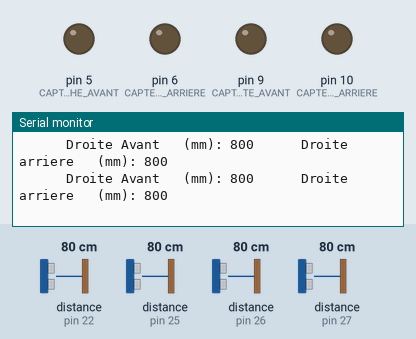
Recording of a sketch running on a simulated Arduino Uno, built with avr-gcc and run on an emulated ATmega328P. Shown: output pins drawn as LEDs (lit = HIGH), the last lines printed to the serial monitor. The inputs (shaded band) are chosen by the test bench; at power-on: distance to the obstacle (sensors on pin 26, pin 27, pin 22, pin 25) 80 cm.

Above: at 2.2 s.
2.3 s: distance to the obstacle (sensor on pin 26) set to 120 cm
At 2.4 s:
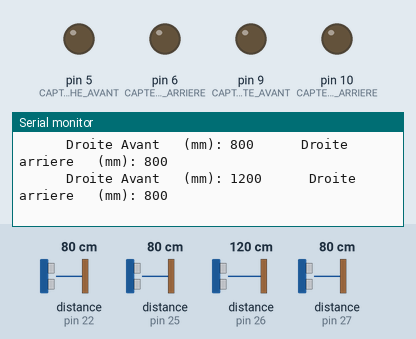
5.3 s: distance to the obstacle (sensor on pin 27) set to 2 cm
At 5.36 s:
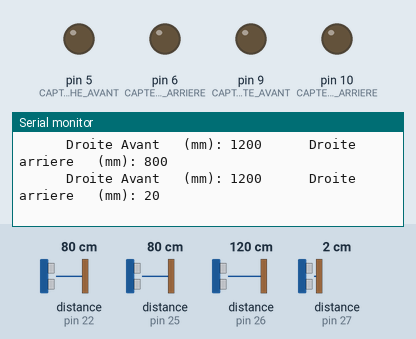
6.8 s: distance to the obstacle (sensor on pin 26) set to 2 cm
At 6.84 s:
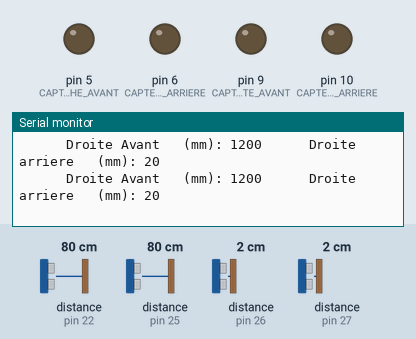
8.3 s: distance to the obstacle (sensor on pin 27) set to 18 cm
At 8.31 s:
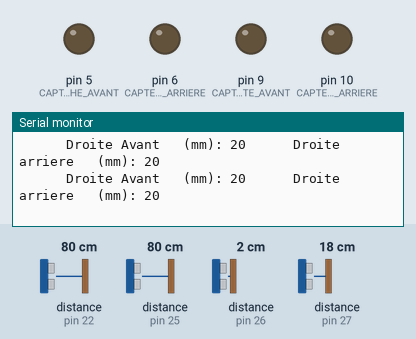
Timing chart, 0 to 11.3 s (numbered marks = the images above; inputs shaded):
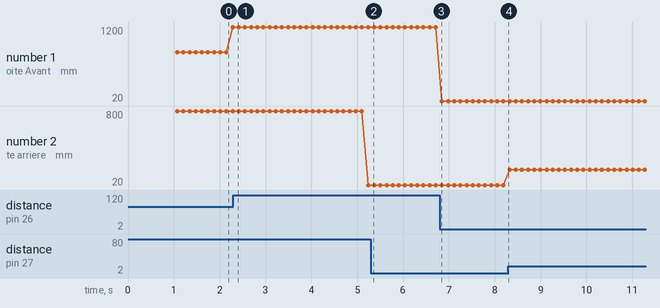

The sketch:

4_sensors_-_init.ino
```cpp
#include <Wire.h>
#include <VL53L0X.h>


int timetostart = 1;
int cote = 1;  // SI COTE = 0, alors le coté est le gauche, si COTE = 1, le coté est le droit

float medium;
float sensorc;
float sensorc2;
float sensorc3;
float sensorc4;

VL53L0X sensor;
VL53L0X sensor2;
VL53L0X sensor3;
VL53L0X sensor4;

void setup()
{
  pinMode(5, OUTPUT); // CAPTEUR GAUCHE AVANT
  pinMode(6, OUTPUT); // CAPTEUR GAUCHE ARRIERE
 // pinMode(7, OUTPUT); // LED DE TEST
 // pinMode(8, OUTPUT); // LED DE TEST
  pinMode(9, OUTPUT); // CAPTEUR DROITE AVANT
  pinMode(10, OUTPUT);// CAPTEUR DROITE ARRIERE

// Mettre les XSHUT à 0 pour ne pas griller la carte
  digitalWrite(5, LOW);
  digitalWrite(6, LOW);
  digitalWrite(9, LOW);
  digitalWrite(10, LOW);
  delay(5);
  Wire.begin();


  Serial.begin (9600);

  //SENSOR
  pinMode(5, INPUT);
  delay(150);
 Serial.println("Get adress of sensor 1");   /// Récupérer l'adresse du capteur 1 en I2C
  sensor.init(true);
 Serial.println("Init of the sensor 1 ");
  delay(100);
  sensor.setAddress((uint8_t)22);


  //SENSOR 2
  pinMode(6, INPUT);
  delay(150);
  sensor2.init(true);
Serial.println("Get adress of sensor 2");  /// Récupérer l'adresse du capteur 2 en I2C
  delay(100);
  sensor2.setAddress((uint8_t)25);
Serial.println("Init of the sensor 2");

  //SENSOR 3
  pinMode(9, INPUT);
  delay(150);
  sensor3.init(true);
Serial.println("Get adress of sensor 3");  /// Récupérer l'adresse du capteur 3 en I2C
  delay(100);
  sensor3.setAddress((uint8_t)26);
 Serial.println("Init of the sensor 3");

   //SENSOR 4
  pinMode(10, INPUT);
  delay(150);
  sensor4.init(true);
Serial.println("Get adress of sensor 4");  /// Récupérer l'adresse du capteur 4 en I2C
  delay(100);
  sensor4.setAddress((uint8_t)27);
  Serial.println("Init of the sensor 4");


  sensor.setTimeout(200);
  sensor2.setTimeout(200);


}

void loop(){


sensorc = sensor.readRangeSingleMillimeters();
sensorc2 = sensor2.readRangeSingleMillimeters();


if(cote != 1) {

    Serial.print("Gauche Avant   (mm):  ");
    Serial.print( sensor.readRangeSingleMillimeters() );


   Serial.print("      "); // Pour mettre de l'espace entre les 2 affichages de distance sans toucher au serial.print "Distance 2..."
    Serial.print("Gauche Arriere   (mm): ");
    Serial.print(sensor2.readRangeSingleMillimeters());
    Serial.println(""); }

if(cote != 0) {
   Serial.print("      "); // Pour mettre de l'espace entre les 2 affichages de distance sans toucher au serial.print "Distance 2..."
    Serial.print("Droite Avant   (mm): ");
    Serial.print(sensor3.readRangeSingleMillimeters());
    Serial.print("");


   Serial.print("      "); // Pour mettre de l'espace entre les 2 affichages de distance sans toucher au serial.print "Distance 2..."
    Serial.print("Droite arriere   (mm): ");
    Serial.print(sensor4.readRangeSingleMillimeters());
    Serial.println(""); }


  delay(timetostart);
  } // VOID LOOP
```

Measured:
- plotted number 2: 800 → 20 after the input at 2.3 s, 20 → 180 after the input at 8.3 s
